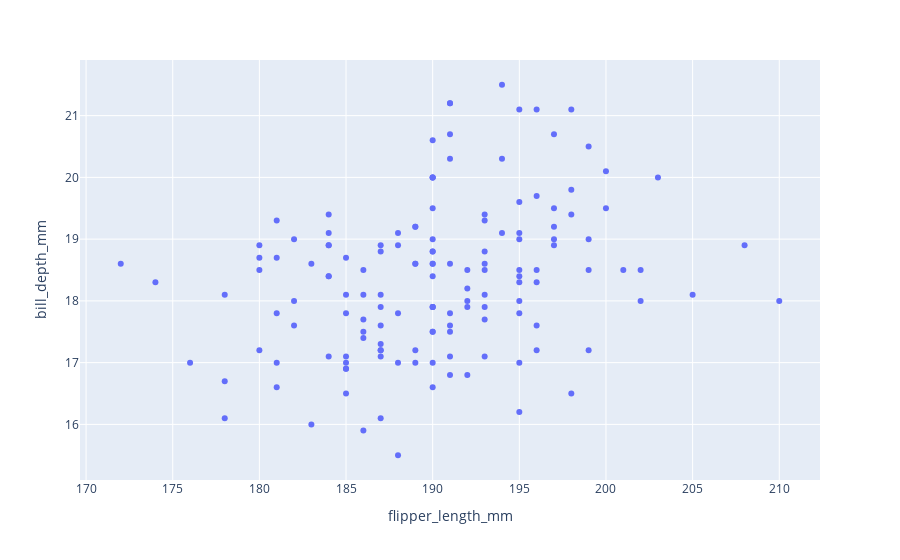

Notebook code cell kept with this figure:
### Code cell
px.scatter(df, x = "flipper_length_mm", y = "bill_depth_mm")

### Figure 1 — Plotly figure (JSON) as saved in the notebook; plotly's stock layout.template omitted (floating-point values rounded to 4 significant figures; data arrays with more than 128 entries replaced by an {"elided": "..."} marker saying what was removed)
{"data": [{"hovertemplate": "flipper_length_mm=%{x}<br>bill_depth_mm=%{y}<extra></extra>", "legendgroup": "", "marker": {"color": "#636efa", "symbol": "circle"}, "mode": "markers", "name": "", "orientation": "v", "showlegend": false, "type": "scatter", "x": {"elided": "146 int values"}, "xaxis": "x", "y": {"elided": "146 float values"}, "yaxis": "y"}], "layout": {"legend": {"tracegroupgap": 0}, "margin": {"t": 60}, "xaxis": {"anchor": "y", "domain": [0, 1], "title": {"text": "flipper_length_mm"}}, "yaxis": {"anchor": "x", "domain": [0, 1], "title": {"text": "bill_depth_mm"}}}}
